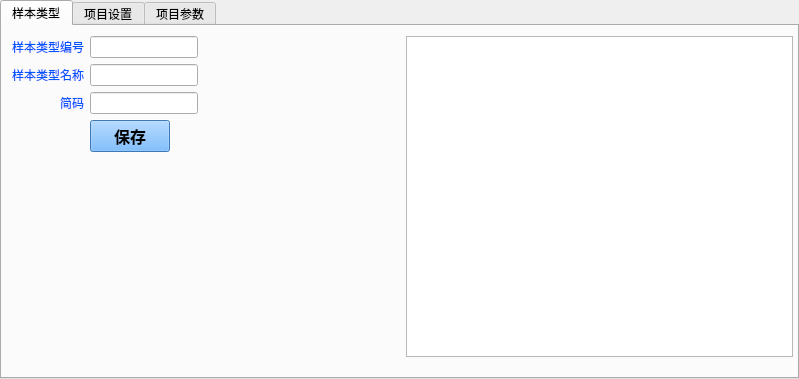
<?xml version="1.0" encoding="UTF-8"?>
<ui version="4.0">
 <class>ParameterDialog</class>
 <widget class="QTabWidget" name="ParameterDialog">
  <property name="geometry">
   <rect>
    <x>0</x>
    <y>0</y>
    <width>799</width>
    <height>379</height>
   </rect>
  </property>
  <property name="windowTitle">
   <string>TabWidget</string>
  </property>
  <property name="currentIndex">
   <number>0</number>
  </property>
  <widget class="QWidget" name="tab_2">
   <attribute name="title">
    <string>样本类型</string>
   </attribute>
   <widget class="QWidget" name="horizontalLayoutWidget_3">
    <property name="geometry">
     <rect>
      <x>10</x>
      <y>10</y>
      <width>781</width>
      <height>321</height>
     </rect>
    </property>
    <layout class="QHBoxLayout" name="horizontalLayout_3">
     <item>
      <layout class="QFormLayout" name="formLayout_3">
       <property name="fieldGrowthPolicy">
        <enum>QFormLayout::FieldsStayAtSizeHint</enum>
       </property>
       <property name="labelAlignment">
        <set>Qt::AlignRight|Qt::AlignTrailing|Qt::AlignVCenter</set>
       </property>
       <item row="0" column="0">
        <widget class="QLabel" name="label_11">
         <property name="styleSheet">
          <string notr="true">color: rgb(0, 85, 255);
font: 11pt &quot;Vemana2000&quot;;</string>
         </property>
         <property name="text">
          <string>样本类型编号</string>
         </property>
        </widget>
       </item>
       <item row="0" column="1">
        <widget class="QLineEdit" name="edt_SampleTypeNo"/>
       </item>
       <item row="1" column="0">
        <widget class="QLabel" name="label_12">
         <property name="styleSheet">
          <string notr="true">color: rgb(0, 85, 255);font: 11pt &quot;Vemana2000&quot;;</string>
         </property>
         <property name="text">
          <string>样本类型名称</string>
         </property>
        </widget>
       </item>
       <item row="1" column="1">
        <widget class="QLineEdit" name="edt_SampleTypeName"/>
       </item>
       <item row="2" column="0">
        <widget class="QLabel" name="label_13">
         <property name="styleSheet">
          <string notr="true">color: rgb(0, 85, 255);font: 11pt &quot;Vemana2000&quot;;</string>
         </property>
         <property name="text">
          <string>简码</string>
         </property>
        </widget>
       </item>
       <item row="2" column="1">
        <widget class="QLineEdit" name="edt_Flag_2"/>
       </item>
       <item row="4" column="1">
        <widget class="QPushButton" name="btn_SampleTypeSave">
         <property name="font">
          <font>
           <family>WenQuanYi Zen Hei</family>
           <pointsize>12</pointsize>
           <weight>75</weight>
           <bold>true</bold>
          </font>
         </property>
         <property name="cursor">
          <cursorShape>PointingHandCursor</cursorShape>
         </property>
         <property name="styleSheet">
          <string notr="true">background-color: rgb(85, 170, 255);
color: rgb(0, 0, 0);</string>
         </property>
         <property name="text">
          <string>保存</string>
         </property>
         <property name="icon">
          <iconset resource="rc.qrc">
           <normaloff>:/image/Save.png</normaloff>:/image/Save.png</iconset>
         </property>
         <property name="iconSize">
          <size>
           <width>32</width>
           <height>32</height>
          </size>
         </property>
        </widget>
       </item>
      </layout>
     </item>
     <item>
      <widget class="QTableView" name="tbView_SampleType">
       <property name="styleSheet">
        <string notr="true">alternate-background-color: rgb(255, 170, 0);
color: rgb(0, 0, 255);
font: 63 11pt &quot;Ubuntu&quot;;</string>
       </property>
      </widget>
     </item>
    </layout>
   </widget>
  </widget>
  <widget class="QWidget" name="tab">
   <attribute name="title">
    <string>项目设置</string>
   </attribute>
   <widget class="QWidget" name="horizontalLayoutWidget">
    <property name="geometry">
     <rect>
      <x>10</x>
      <y>10</y>
      <width>781</width>
      <height>321</height>
     </rect>
    </property>
    <layout class="QHBoxLayout" name="horizontalLayout">
     <item>
      <layout class="QFormLayout" name="formLayout">
       <property name="fieldGrowthPolicy">
        <enum>QFormLayout::FieldsStayAtSizeHint</enum>
       </property>
       <property name="labelAlignment">
        <set>Qt::AlignRight|Qt::AlignTrailing|Qt::AlignVCenter</set>
       </property>
       <item row="0" column="0">
        <widget class="QLabel" name="label">
         <property name="styleSheet">
          <string notr="true">color: rgb(0, 85, 255);font: 11pt &quot;Vemana2000&quot;;</string>
         </property>
         <property name="text">
          <string>项目编号</string>
         </property>
        </widget>
       </item>
       <item row="0" column="1">
        <widget class="QLineEdit" name="edt_ItemNo"/>
       </item>
       <item row="1" column="0">
        <widget class="QLabel" name="label_2">
         <property name="styleSheet">
          <string notr="true">color: rgb(0, 85, 255);font: 11pt &quot;Vemana2000&quot;;</string>
         </property>
         <property name="text">
          <string>项目名称</string>
         </property>
        </widget>
       </item>
       <item row="1" column="1">
        <widget class="QLineEdit" name="edt_ItemName"/>
       </item>
       <item row="2" column="0">
        <widget class="QLabel" name="label_3">
         <property name="styleSheet">
          <string notr="true">color: rgb(0, 85, 255);font: 11pt &quot;Vemana2000&quot;;</string>
         </property>
         <property name="text">
          <string>简码</string>
         </property>
        </widget>
       </item>
       <item row="2" column="1">
        <widget class="QLineEdit" name="edt_Flag"/>
       </item>
       <item row="4" column="1">
        <widget class="QPushButton" name="btn_ItemSave">
         <property name="font">
          <font>
           <family>WenQuanYi Zen Hei</family>
           <pointsize>12</pointsize>
           <weight>75</weight>
           <bold>true</bold>
          </font>
         </property>
         <property name="cursor">
          <cursorShape>PointingHandCursor</cursorShape>
         </property>
         <property name="styleSheet">
          <string notr="true">background-color: rgb(85, 170, 255);
color: rgb(0, 0, 0);</string>
         </property>
         <property name="text">
          <string>保存</string>
         </property>
         <property name="icon">
          <iconset resource="rc.qrc">
           <normaloff>:/image/Save.png</normaloff>:/image/Save.png</iconset>
         </property>
         <property name="iconSize">
          <size>
           <width>32</width>
           <height>32</height>
          </size>
         </property>
        </widget>
       </item>
      </layout>
     </item>
     <item>
      <widget class="QTableView" name="tbView_Parameter">
       <property name="styleSheet">
        <string notr="true">alternate-background-color: rgb(255, 170, 0);
color: rgb(0, 0, 255);
font: 63 11pt &quot;Ubuntu&quot;;</string>
       </property>
      </widget>
     </item>
    </layout>
   </widget>
  </widget>
  <widget class="QWidget" name="tab">
   <attribute name="title">
    <string>项目参数</string>
   </attribute>
   <widget class="QWidget" name="horizontalLayoutWidget_2">
    <property name="geometry">
     <rect>
      <x>10</x>
      <y>10</y>
      <width>781</width>
      <height>321</height>
     </rect>
    </property>
    <layout class="QHBoxLayout" name="horizontalLayout_2">
     <item>
      <layout class="QFormLayout" name="formLayout_2">
       <property name="fieldGrowthPolicy">
        <enum>QFormLayout::FieldsStayAtSizeHint</enum>
       </property>
       <property name="labelAlignment">
        <set>Qt::AlignRight|Qt::AlignTrailing|Qt::AlignVCenter</set>
       </property>
       <item row="0" column="0">
        <widget class="QLabel" name="label_4">
         <property name="styleSheet">
          <string notr="true">color: rgb(0, 85, 255);font: 11pt &quot;Vemana2000&quot;;</string>
         </property>
         <property name="text">
          <string>项目名称</string>
         </property>
        </widget>
       </item>
       <item row="1" column="0">
        <widget class="QLabel" name="label_5">
         <property name="styleSheet">
          <string notr="true">color: rgb(0, 85, 255);font: 11pt &quot;Vemana2000&quot;;</string>
         </property>
         <property name="text">
          <string>项目性质</string>
         </property>
        </widget>
       </item>
       <item row="1" column="1">
        <widget class="QLineEdit" name="edt_Property"/>
       </item>
       <item row="2" column="1">
        <widget class="QLineEdit" name="edt_RefMin"/>
       </item>
       <item row="2" column="0">
        <widget class="QLabel" name="label_6">
         <property name="styleSheet">
          <string notr="true">color: rgb(0, 85, 255);font: 11pt &quot;Vemana2000&quot;;</string>
         </property>
         <property name="text">
          <string>参考最小值</string>
         </property>
        </widget>
       </item>
       <item row="3" column="1">
        <widget class="QLineEdit" name="edt_RefMax"/>
       </item>
       <item row="0" column="1">
        <widget class="QComboBox" name="cbb_ItemName"/>
       </item>
       <item row="3" column="0">
        <widget class="QLabel" name="label_7">
         <property name="styleSheet">
          <string notr="true">color: rgb(0, 85, 255);font: 11pt &quot;Vemana2000&quot;;</string>
         </property>
         <property name="text">
          <string>参考最大值</string>
         </property>
        </widget>
       </item>
       <item row="4" column="1">
        <widget class="QLineEdit" name="edt_Unit"/>
       </item>
       <item row="4" column="0">
        <widget class="QLabel" name="label_8">
         <property name="styleSheet">
          <string notr="true">color: rgb(0, 85, 255);font: 11pt &quot;Vemana2000&quot;;</string>
         </property>
         <property name="text">
          <string>单位</string>
         </property>
        </widget>
       </item>
       <item row="5" column="1">
        <widget class="QLineEdit" name="edt_CheckWay"/>
       </item>
       <item row="5" column="0">
        <widget class="QLabel" name="label_9">
         <property name="styleSheet">
          <string notr="true">color: rgb(0, 85, 255);font: 11pt &quot;Vemana2000&quot;;</string>
         </property>
         <property name="text">
          <string>检测方法</string>
         </property>
        </widget>
       </item>
       <item row="6" column="1">
        <widget class="QLineEdit" name="edtPostSequance"/>
       </item>
       <item row="6" column="0">
        <widget class="QLabel" name="label_10">
         <property name="styleSheet">
          <string notr="true">color: rgb(0, 85, 255);font: 11pt &quot;Vemana2000&quot;;</string>
         </property>
         <property name="text">
          <string>序号</string>
         </property>
        </widget>
       </item>
       <item row="8" column="1">
        <widget class="QPushButton" name="btn_ItemSave_2">
         <property name="font">
          <font>
           <family>WenQuanYi Zen Hei</family>
           <pointsize>12</pointsize>
           <weight>75</weight>
           <bold>true</bold>
          </font>
         </property>
         <property name="cursor">
          <cursorShape>PointingHandCursor</cursorShape>
         </property>
         <property name="styleSheet">
          <string notr="true">background-color: rgb(85, 170, 255);
color: rgb(0, 0, 0);</string>
         </property>
         <property name="text">
          <string>保存</string>
         </property>
         <property name="icon">
          <iconset resource="rc.qrc">
           <normaloff>:/image/Save.png</normaloff>:/image/Save.png</iconset>
         </property>
         <property name="iconSize">
          <size>
           <width>32</width>
           <height>32</height>
          </size>
         </property>
        </widget>
       </item>
      </layout>
     </item>
     <item>
      <widget class="QTableView" name="tbView_ItemResult">
       <property name="styleSheet">
        <string notr="true">alternate-background-color: rgb(255, 170, 0);
color: rgb(0, 0, 255);
font: 63 11pt &quot;Ubuntu&quot;;</string>
       </property>
      </widget>
     </item>
    </layout>
   </widget>
  </widget>
 </widget>
 <resources>
  <include location="rc.qrc"/>
 </resources>
 <connections/>
</ui>
